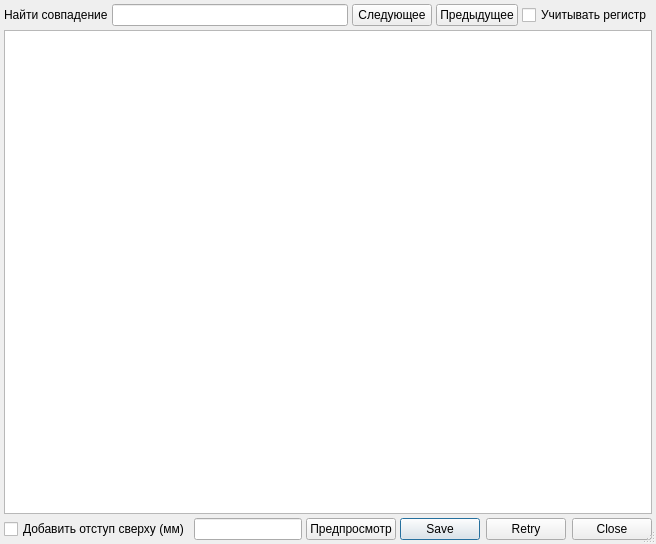
<?xml version="1.0" encoding="UTF-8"?>
<ui version="4.0">
 <class>ReportViewDialog</class>
 <widget class="QDialog" name="ReportViewDialog">
  <property name="windowModality">
   <enum>Qt::ApplicationModal</enum>
  </property>
  <property name="geometry">
   <rect>
    <x>0</x>
    <y>0</y>
    <width>651</width>
    <height>544</height>
   </rect>
  </property>
  <property name="windowTitle">
   <string>просмотр отчёта</string>
  </property>
  <property name="sizeGripEnabled">
   <bool>true</bool>
  </property>
  <layout class="QGridLayout" name="gridLayout">
   <property name="margin">
    <number>4</number>
   </property>
   <property name="spacing">
    <number>4</number>
   </property>
   <item row="0" column="0">
    <layout class="QHBoxLayout" name="layoutFind">
     <item>
      <widget class="QLabel" name="lblFind">
       <property name="text">
        <string>Найти совпадение</string>
       </property>
      </widget>
     </item>
     <item>
      <widget class="QLineEdit" name="edtFind"/>
     </item>
     <item>
      <widget class="QPushButton" name="btnFindNext">
       <property name="text">
        <string>Следующее</string>
       </property>
      </widget>
     </item>
     <item>
      <widget class="QPushButton" name="btnFindPrev">
       <property name="text">
        <string>Предыдущее</string>
       </property>
      </widget>
     </item>
     <item>
      <widget class="QCheckBox" name="chkCaseSensitive">
       <property name="text">
        <string>Учитывать регистр</string>
       </property>
      </widget>
     </item>
    </layout>
   </item>
   <item row="1" column="0">
    <widget class="CReportBrowser" name="txtReport">
     <property name="font">
      <font>
       <family>MS Shell Dlg 2</family>
       <pointsize>10</pointsize>
      </font>
     </property>
    </widget>
   </item>
   <item row="2" column="0">
    <layout class="QHBoxLayout" name="horizontalLayout" stretch="0,0,0,0">
     <item>
      <widget class="QCheckBox" name="checkBoxInterval">
       <property name="sizePolicy">
        <sizepolicy hsizetype="Fixed" vsizetype="Fixed">
         <horstretch>0</horstretch>
         <verstretch>0</verstretch>
        </sizepolicy>
       </property>
       <property name="text">
        <string>Добавить отступ сверху (мм)</string>
       </property>
      </widget>
     </item>
     <item>
      <widget class="QLineEdit" name="lineEditInterval">
       <property name="sizePolicy">
        <sizepolicy hsizetype="Fixed" vsizetype="Fixed">
         <horstretch>0</horstretch>
         <verstretch>0</verstretch>
        </sizepolicy>
       </property>
      </widget>
     </item>
     <item>
      <widget class="QPushButton" name="btnPreview">
       <property name="text">
        <string>Предпросмотр</string>
       </property>
      </widget>
     </item>
     <item>
      <widget class="QDialogButtonBox" name="buttonBox">
       <property name="standardButtons">
        <set>QDialogButtonBox::Close|QDialogButtonBox::Retry|QDialogButtonBox::Save</set>
       </property>
      </widget>
     </item>
    </layout>
   </item>
  </layout>
 </widget>
 <customwidgets>
  <customwidget>
   <class>CReportBrowser</class>
   <extends>QTextBrowser</extends>
   <header>ReportBrowser.h</header>
  </customwidget>
 </customwidgets>
 <tabstops>
  <tabstop>txtReport</tabstop>
 </tabstops>
 <resources/>
 <connections>
  <connection>
   <sender>checkBoxInterval</sender>
   <signal>toggled(bool)</signal>
   <receiver>lineEditInterval</receiver>
   <slot>setEnabled(bool)</slot>
   <hints>
    <hint type="sourcelabel">
     <x>90</x>
     <y>527</y>
    </hint>
    <hint type="destinationlabel">
     <x>249</x>
     <y>526</y>
    </hint>
   </hints>
  </connection>
 </connections>
</ui>
